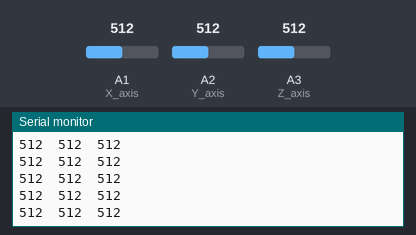
This sketch was run on a simulated Arduino Uno, built with avr-gcc and run on an emulated ATmega328P. Parts: the last lines printed to the serial monitor. Inputs (shaded band) come from the test bench; at power-on: A3 (Z_axis) = 512, A1 (X_axis) = 512, A2 (Y_axis) = 512.

Above: at 9.7 s.
9.8 s: A3 (Z_axis) set to 105
At 9.88 s:
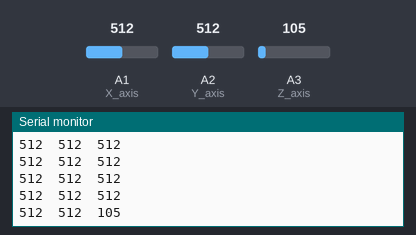
12.8 s: A3 (Z_axis) set to 90
At 12.8 s:
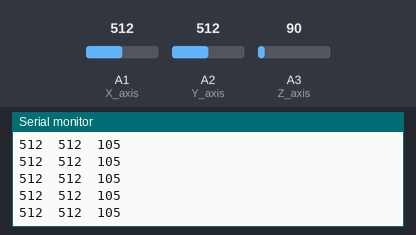
Timing chart, 0 to 15.3 s (numbered marks = the images above; inputs shaded):
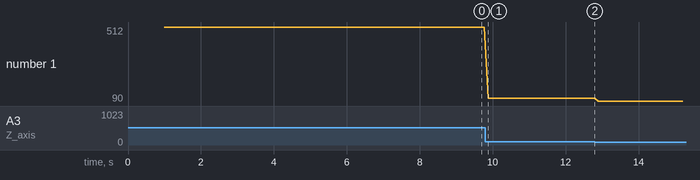

The sketch:

accelerometer.ino
```cpp
/*  ADXL335 3-axis acceleration sensor demo sketch 1
 *
 * This sketch gets raw X-Y-Z acceleration readings from the
 * ADXL335 sensor.
 *
 * The readings come from any 3 available analog inputs, but in this
 * sketch we will use A3, A2 and A1.
 *
 * Notice that the breakout only works at 3.3V voltage level. Therefore,
 * connect Vcc to the Arduino's 3.3V pin. To ensure that the Arduino analog
 * inputs are sampled at that level, connect the breakout VCC to the
 * Arduino HREF pin.
 *
 * This sketch was written for Arduino Step by Step by Peter Dalmaris.
 *
 * Components
 * ----------
 *  - Arduino Uno
 *  - ADXL335 sensor breakout or equivelant
 *
 *  Libraries
 *  ---------
 *  - NONE
 *
 * Connections
 * -----------
 *  Break out    |    Arduino Uno
 *  -----------------------------
 *      VCC      |      3.3V
 *      GND      |      GND
 *      X        |      A3
 *      Y        |      A2
 *      Z        |      A1
 *      VCC      |      AREF  This will ensure that the Arduino uses 0-3.3V as the sampling range
 *
 *      You can also simply plug the ADXL335 breakout directly onto the analog pins header,
 *      orienting it so that the axis pins plug into the header as per the connections table above.
 *      If you do the connection this way, then Vcc will be connected to A5 and GND to A4. Remember to
 *      uncomment the relevant lines in the setup function in order to properly power the sensor.

 *
 * Other information
 * -----------------
 *  For information on acceleration: https://en.wikipedia.org/wiki/Acceleration
 *  ADXL335 datasheet: http://www.analog.com/media/en/technical-documentation/data-sheets/ADXL335.pdf
 *
 *  As per the datasheet, the sensitivity of the sensor is ~300mV/g at 3V. We can use this information
 *  to convert the analog reading into G-force reading (not implemented in this sketch).
 *
 *  Created on October 8 2016 by Peter Dalmaris
 *
 */


int X_axis = A1;
int Y_axis = A2;
int Z_axis = A3;

int x, y, z;                          // These variables will hold the raw sensor values.

void setup()
{
  analogReference(EXTERNAL); // This configures the analog to digital converter so that it
                               // uses the AREF voltage. If you have connected the 3.3V
                               // pin to the AREF pin on the Arduino, then the AREF voltage is 3.3V.
                               // If you have pluged the breakout directly into the analog header
                               // leave analogReference commented out.


  Serial.begin(9600);      // sets the serial port to 9600

  delay(1000);
}

void loop()
{
  x = analogRead(X_axis);       // read analog input pin 0
  y = analogRead(Y_axis);       // read analog input pin 1
  z = analogRead(Z_axis);       // read analog input pin 1

  Serial.print(x);              // print the raw value in the X axis
  Serial.print("\t");           // prints a tab between the numbers
  Serial.print(y);              // print the raw value in the Y axis
  Serial.print("\t");           // prints a tab between the numbers
  Serial.print(z);              // print the raw value in the Z axis
  Serial.println();

  delay(100);              // wait 100ms for next reading
}
```

Measured:
- after the input at 9.8 s, the serial monitor: prints a new line after 0.07 s (image 1)
- plotted number 1: 512 → 105 after the input at 9.8 s, 105 → 90 after the input at 12.8 s
